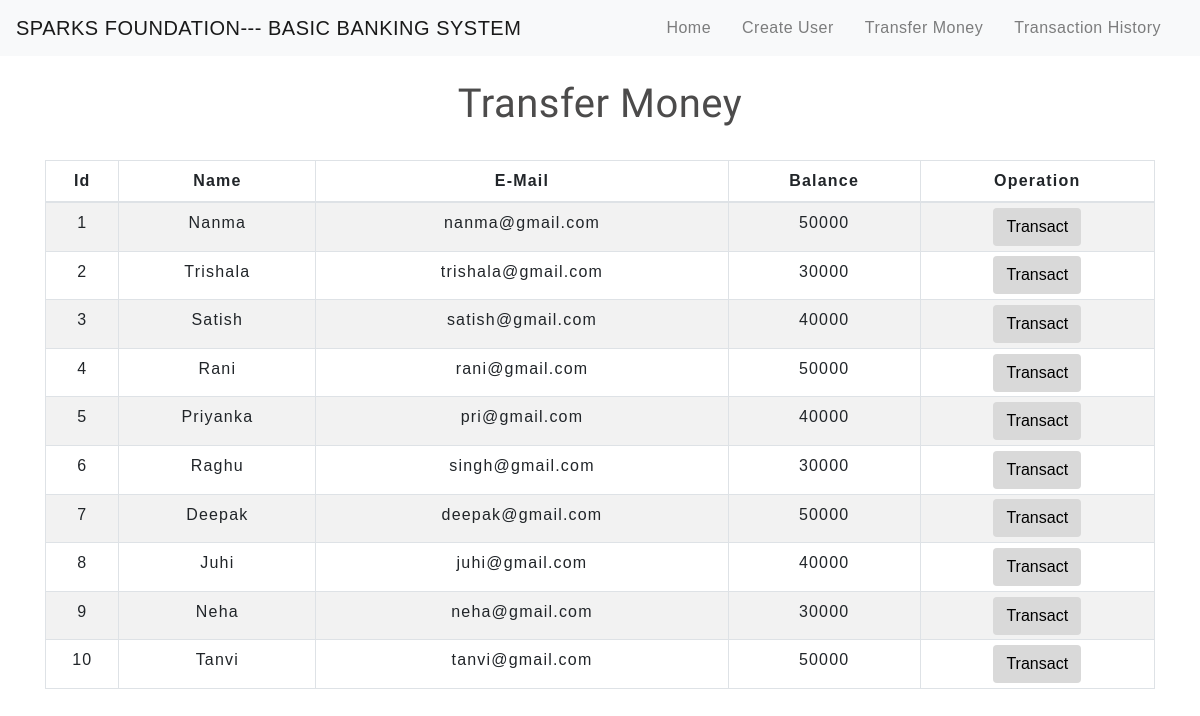
The app's page /transfermoney.php with its own data.
### tables this page shows
CREATE TABLE `users` (
  `id` int(3) NOT NULL,
  `name` text NOT NULL,
  `email` varchar(30) NOT NULL,
  `balance` int(8) NOT NULL
);

### transfermoney.php (the view, shortened to what this page needs)
<!DOCTYPE html>
<html lang="en">
<head>
    <link rel="stylesheet" href="https://maxcdn.bootstrapcdn.com/bootstrap/4.0.0/css/bootstrap.min.css">
    <link rel="stylesheet" type="text/css" href="css/table.css">
    <link rel="stylesheet" type="text/css" href="css/navbar.css">
</head>
<body>
<?php
    include 'config.php';
    $sql = "SELECT * FROM users";
    $result = mysqli_query($conn,$sql);
?>
<?php
  include 'navbar.php';
?>
<div class="container">
        <h2 class="text-center pt-4">Transfer Money</h2>
        <br>
            <div class="row">
                <div class="col">
                    <div class="table-responsive-sm">
                    <table class="table table-hover table-sm table-striped table-condensed table-bordered">
                        <thead>
                            <tr>
                            <th scope="col" class="text-center py-2">Id</th>
                            <th scope="col" class="text-center py-2">Name</th>
                            <th scope="col" class="text-center py-2">E-Mail</th>
                            <th scope="col" class="text-center py-2">Balance</th>
                            <th scope="col" class="text-center py-2">Operation</th>
                            </tr>
                        </thead>
                        <tbody>
                <?php
                    while($rows=mysqli_fetch_assoc($result)){
                ?>
                    <tr>
                        <td class="py-2"><?php echo $rows['id'] ?></td>
                        <td class="py-2"><?php echo $rows['name']?></td>
                        <td class="py-2"><?php echo $rows['email']?></td>
                        <td class="py-2"><?php echo $rows['balance']?></td>
                        <td><a href="selecteduserdetail.php?id= <?php echo $rows['id'] ;?>"> <button type="button" class="btn">Transact</button></a></td>
                    </tr>
                <?php
                    }
                ?>
                        </tbody>
                    </table>
                    </div>
                </div>
            </div>
         </div>
</body>
</html>

### navbar.php (shortened to what this page needs)
<nav class="navbar navbar-expand-md navbar-light bg-light">
      <a class="navbar-brand" href="index.php">SPARKS FOUNDATION--- BASIC BANKING SYSTEM</a>
      <div class="collapse navbar-collapse" id="collapsibleNavbar">
            <ul class="navbar-nav ml-auto">
              <li class="nav-item">
                <a class="nav-link" href="index.php">Home</a>
              </li>
              <li class="nav-item">
                <a class="nav-link" href="createuser.php">Create User</a>
              </li>
              <li class="nav-item">
                <a class="nav-link" href="transfermoney.php">Transfer Money</a>
              </li>
              <li class="nav-item">
                <a class="nav-link" href="transactionhistory.php">Transaction History</a>
              </li>
          </div>
       </nav>

### css/table.css (style rules this page uses)
* { padding: 0; margin: 0; box-sizing: border-box; font-family: sans-serif; }
h2 { font-size: 40px; }
table { letter-spacing: 1.2px; }
td { text-align: center; }
button { border:none; background: #d9d9d9; transition: 1s; }

### css/navbar.css (style rules this page uses)
.nav-link { margin-right: 15px; color:#2F363F; letter-spacing: 0.5px; transition: 0.5s; }
.navbar-brand { color: #4C4B4B; letter-spacing: 0.5px; }
h2 { color: #4C4B4B; letter-spacing: 0.5px; font-family: raleway; }

### transfermoney.php (style rules this page uses)
button { transition: 1.5s; }

### records on screen
users: id "1", name "Nanma", email "nanma@gmail.com", balance "50000"
users: id "2", name "Trishala", email "trishala@gmail.com", balance "30000"
users: id "3", name "Satish", email "satish@gmail.com", balance "40000"
users: id "4", name "Rani", email "rani@gmail.com", balance "50000"
users: id "5", name "Priyanka", email "pri@gmail.com", balance "40000"
users: id "6", name "Raghu", email "singh@gmail.com", balance "30000"
users: id "7", name "Deepak", email "deepak@gmail.com", balance "50000"
users: id "8", name "Juhi", email "juhi@gmail.com", balance "40000"
users: id "9", name "Neha", email "neha@gmail.com", balance "30000"
users: id "10", name "Tanvi", email "tanvi@gmail.com", balance "50000"
